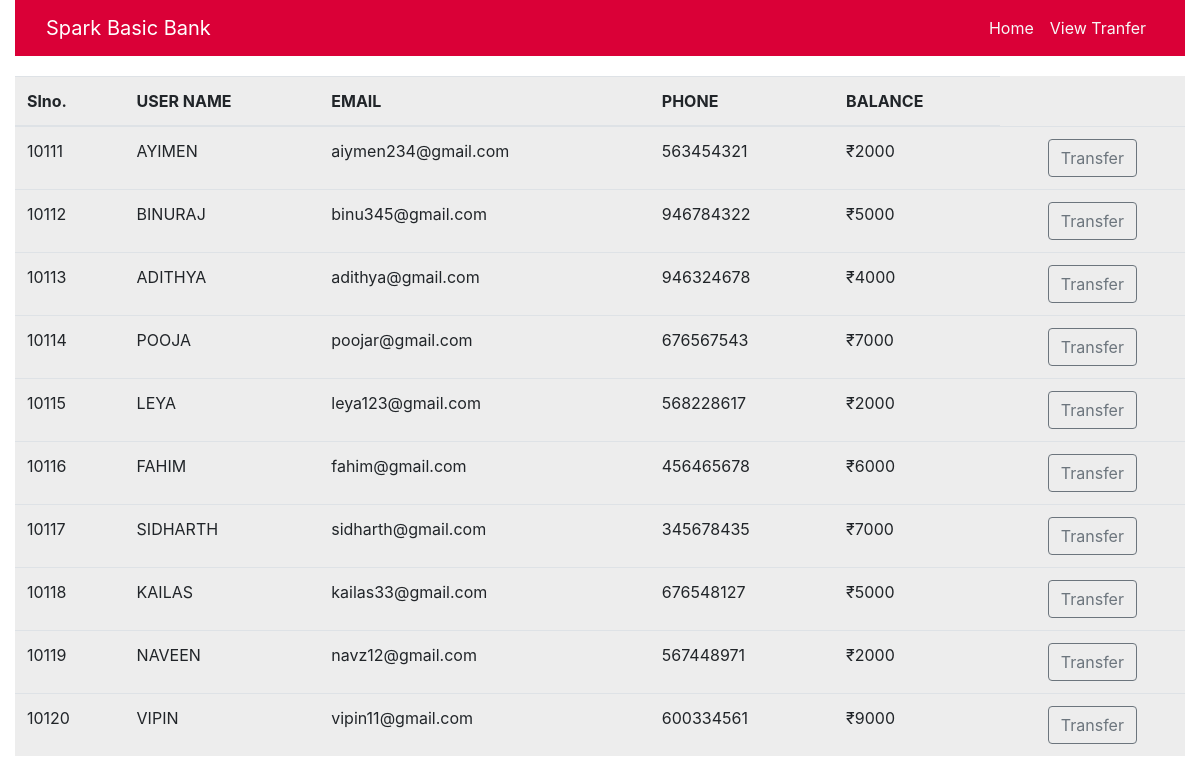
The page /users.php on the database its author committed.
### tables this page shows
CREATE TABLE `users` (
  `id` int(10) NOT NULL,
  `name` text NOT NULL,
  `email` varchar(30) NOT NULL,
  `phone` int(10) NOT NULL,
  `balance` int(8) NOT NULL
);

### users.php (the view, shortened to what this page needs)
<!DOCTYPE html>
<html lang="en" dir="ltr">
<head>
  <link rel="stylesheet" href="https://cdn.jsdelivr.net/npm/bootstrap@4.5.3/dist/css/bootstrap.min.css">
</head>
<body>
  <?php
     include 'DBCONFIG/config.php';
     $sql = "SELECT * FROM users";
     $result = mysqli_query($conn,$sql);
 ?>
 <section id="title">
   <div class="container-fluid">
     <nav class="navbar navbar-expand-lg navbar-light">
       <div class="container-fluid">
         <a class="navbar-brand" href="#" style="color: white;">Spark Basic Bank</a>
         <div class="collapse navbar-collapse" id="navbarTogglerDemo02">
           <ul class="navbar-nav ml-auto">
             <li class="nav-item">
               <a class="nav-link" aria-current="page" href="index.php" style="color: #F7F7F7;">Home</a>
             </li>
             <li class="nav-item">
               <a class="nav-link" href="viewtrans.php" style="color: #F7F7F7;">View Tranfer</a>
             </li>
           </ul>
         </div>
       </div>
     </nav>
      <table class="table table-hover" style="background-color: #EDEDED;">
        <thead>
          <tr>
            <th scope="col">Slno.</th>
            <th scope="col">USER NAME</th>
            <th scope="col">EMAIL</th>
            <th scope="col">PHONE</th>
            <th scope="col">BALANCE</th>
          </tr>
        </thead>
        <tbody>
          <?php
                   while($rows=mysqli_fetch_assoc($result)){
               ?>
               <tr>
                <td><?php echo $rows['id'] ?></td>
                <td><?php echo $rows['name']?></td>
                <td><?php echo $rows['email']?></td>
                <td><?php echo $rows['phone']?></td>
                <td>₹<?php echo $rows['balance']?></td>
                <div class="message-wrapper">
                  <div class="container">
                  <td class="text-center"><a href="transfermoney.php?id= <?php echo $rows['id'];?>"><button type="button" class="btn btn-outline-secondary">Transfer</button></a></td>
                  </div>
                </div>
                       </tr>
                    <?php
                  }
                    ?>
        </tbody>
      </table>
</body>
</html>

### users.php (style rules this page uses)
.navbar { background-color: #DA0037; }
table { margin-top: 20px; background-color: #EDEDED; }

### rows shown on the page
users: id "10111", name "AYIMEN", email "aiymen234@gmail.com", phone "563454321", balance "2000"
users: id "10112", name "BINURAJ", email "binu345@gmail.com", phone "946784322", balance "5000"
users: id "10113", name "ADITHYA", email "adithya@gmail.com", phone "946324678", balance "4000"
users: id "10114", name "POOJA", email "poojar@gmail.com", phone "676567543", balance "7000"
users: id "10115", name "LEYA", email "leya123@gmail.com", phone "568228617", balance "2000"
users: id "10116", name "FAHIM", email "fahim@gmail.com", phone "456465678", balance "6000"
users: id "10117", name "SIDHARTH", email "sidharth@gmail.com", phone "345678435", balance "7000"
users: id "10118", name "KAILAS", email "kailas33@gmail.com", phone "676548127", balance "5000"
users: id "10119", name "NAVEEN", email "navz12@gmail.com", phone "567448971", balance "2000"
users: id "10120", name "VIPIN", email "vipin11@gmail.com", phone "600334561", balance "9000"
